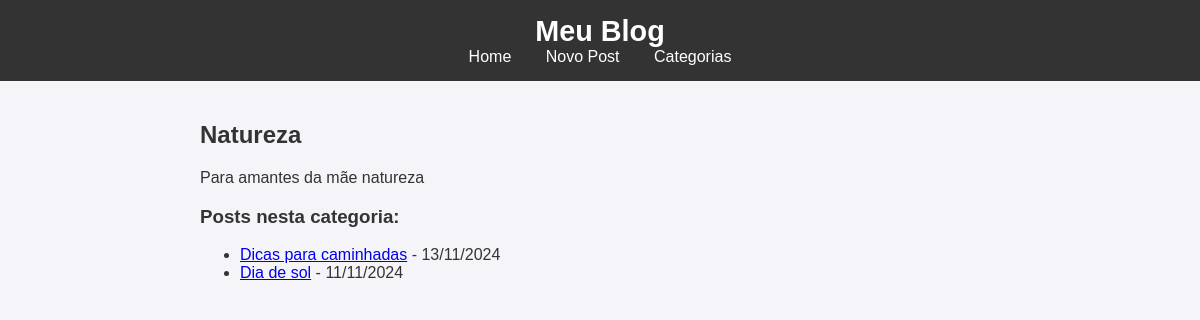
The app's page /category/4/ with its own data.
### blog/models.py (models this page shows, shortened)
class Category(models.Model):
    name = models.CharField(max_length=100)
    description = models.TextField(blank=True, null=True)

class Post(models.Model):
    title = models.CharField(max_length=200)
    content = models.TextField()
    post_date = models.DateTimeField(auto_now_add=True)
    categories = models.ManyToManyField(Category, related_name='posts')

### blog/views.py (the view)
# urls.py: path('category/<int:pk>/', CategoryDetailView.as_view(), name='category_detail'),
class CategoryDetailView(DetailView):
    model = Category
    template_name = 'blog/category_detail.html'
    context_object_name = 'category'
    def get_context_data(self, **kwargs):
        context = super().get_context_data(**kwargs)
        context['posts'] = self.object.posts.order_by('-post_date')
        return context

### blog/templates/blog/category_detail.html
{% extends 'blog/base.html' %}
{% block content %}
    <h2>{{ category.name }}</h2>
    <p>{{ category.description }}</p>
    <h3>Posts nesta categoria:</h3>
    <ul>
        {% for post in posts %}
            <li><a href="{% url 'post_detail' post.pk %}">{{ post.title }}</a> - {{ post.post_date|date:"d/m/Y" }}</li>
        {% empty %}
            <p>Não há posts nesta categoria.</p>
        {% endfor %}
    </ul>
{% endblock %}

### blog/static/css/styles.css (style rules this page uses)
body { font-family: Arial, sans-serif; background-color: #f4f4f9; margin: 0; padding: 0; color: #333; }

### records on screen
Category: name "Natureza", description "Para amantes da mãe natureza"
Post: title "Dicas para caminhadas", post_date "13/11/2024"
Post: title "Dia de sol", post_date "11/11/2024"
